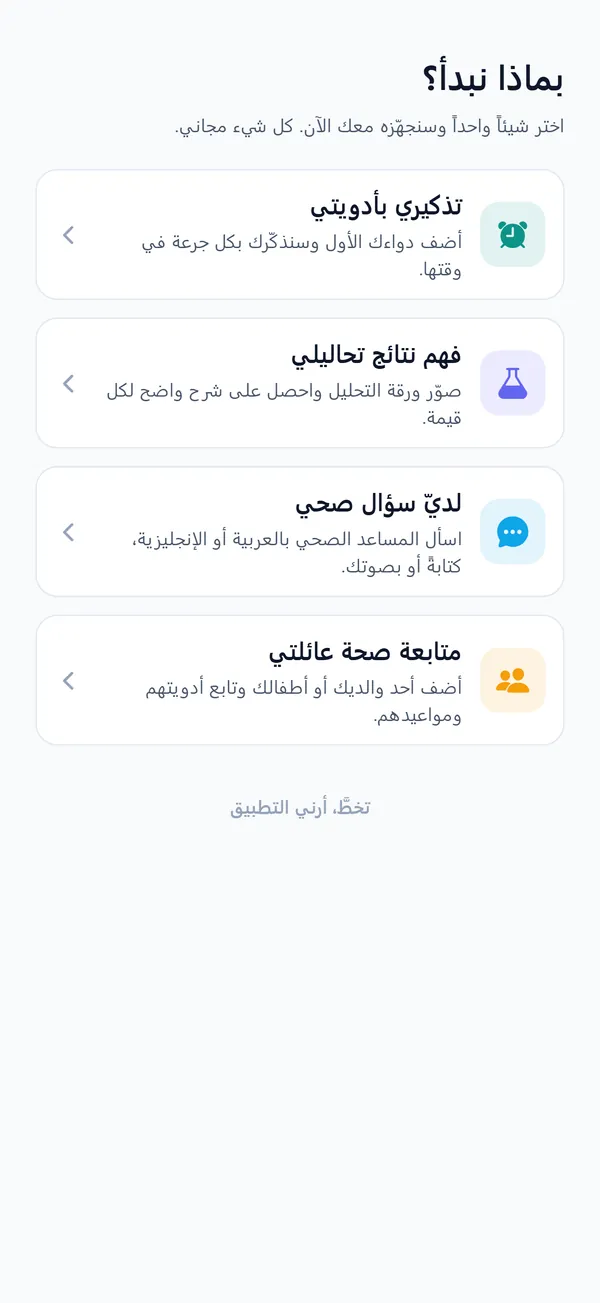
#> input picture images/home/screens/ar/first.webp, 600 x 1303 px, given in place of feature.png, which was not available
$ python build_home_assets.py
#> lines starting #> are read from the running program, lines starting #| are printed output that depends on the picture
"""Home page images: cinematic photographs and real app screenshots.

Not part of the per-build chain. Run it when the photographs or the app
screenshots change:

    python build_home_assets.py                      # defaults below
    python build_home_assets.py --screens <folder>   # a new capture set

Photographs come from the store-preview pipeline (GPT-6 renders, no text in
the art). Screenshots are the real app captured from its web build: drop a new
set into a folder laid out as <folder>/ar/*.png and <folder>/en/*.png with the
names in SCREENS and rerun. The page never references the PNGs; it uses the
AVIF and WebP written here, at fixed sizes so width/height in the HTML stay
true and nothing shifts while loading.
"""
import argparse
import os

from PIL import Image, ImageEnhance

BASE = os.path.dirname(os.path.abspath(__file__))
OUT = os.path.join(BASE, "images", "home")
HOME = os.path.expanduser("~")
ART = os.path.join(HOME, "OneDrive", "HQ", "09_Ventures", "Sihtak",
                   "Store-Previews-2026-11-19", "_pipeline", "art")
EXTRA_ART = os.path.join(HOME, ".claude", "tmp", "sihtak-cine", "gen")
SCREENS_SRC = os.path.join(HOME, "shots-sihtak", "raw")

# name -> (source file, focal x 0..1, focal y 0..1). Wide crops are 16:9 for
# full-bleed bands, tall crops 4:5 for cards and phones.
PHOTOS = {
    "hero": ("feature.png", 0.5, 0.55),
    "lounge": ("chat.png", 0.5, 0.45),
    "meal": ("family.png", 0.5, 0.5),
    "courtyard": ("free.png", 0.5, 0.5),
    "report": ("labs.png", 0.5, 0.5),
    "pills": ("meds.png", 0.5, 0.55),
    "door": ("privacy.png", 0.5, 0.5),
    "balcony": ("start.png", 0.5, 0.5),
}
SCREENS = ["first", "meds", "lab", "chat", "family", "home", "labs"]


def crop_to(im, ratio, fx, fy):
    w, h = im.size
    if w / h > ratio:
        nw = int(h * ratio)
        x = int(min(max(fx * w - nw / 2, 0), w - nw))
        return im.crop((x, 0, x + nw, h))
    nh = int(w / ratio)
    y = int(min(max(fy * h - nh / 2, 0), h - nh))
    return im.crop((0, y, w, y + nh))


def save_pair(im, path_noext, q_avif=50, q_webp=74):
    im.save(path_noext + ".avif", quality=q_avif, speed=6)
    im.save(path_noext + ".webp", quality=q_webp, method=6)


def photos():
    d = os.path.join(OUT, "photo")
    os.makedirs(d, exist_ok=True)
    for name, (src, fx, fy) in PHOTOS.items():
        p = os.path.join(EXTRA_ART, src)
        if not os.path.exists(p):
            p = os.path.join(ART, src)
        im = Image.open(p).convert("RGB")
#> im is the input picture: PIL image 600x1303 RGB; mean R, G, B 246.8, 248.6, 249.5
        # A touch less saturation and brightness: the page lays text and glows
        # over these, and the renders come out a little sweet.
        im = ImageEnhance.Color(im).enhance(0.9)
        wide = crop_to(im, 16 / 9, fx, fy)
#> in crop_to, `return im.crop((0, y, w, y + nh))`:
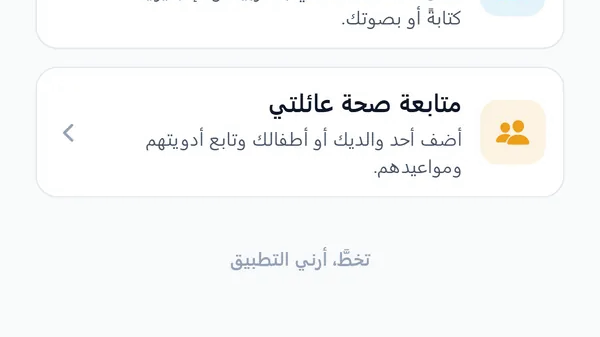
#> returned value: PIL image 600x337 RGB; mean R, G, B 247.8, 248.8, 248.5
        for w in (1600, 900):
            save_pair(wide.resize((w, int(w * 9 / 16)), Image.LANCZOS),
                      os.path.join(d, f"{name}-{w}"))
#> this loop made 2 passes
#> pass 1, in save_pair, `im.save(path_noext + ".avif", quality=q_avif, speed=6)`:
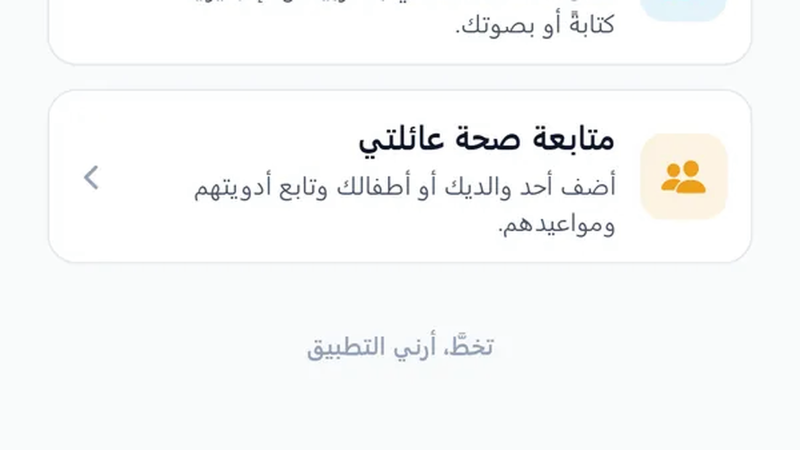
#> saved as hero-1600.avif: PIL image 1600x900 RGB (shown at 1/2 size); mean R, G, B 247.7, 248.7, 248.4
#> pass 2, in save_pair (call 2), `im.save(path_noext + ".avif", quality=q_avif, speed=6)`:
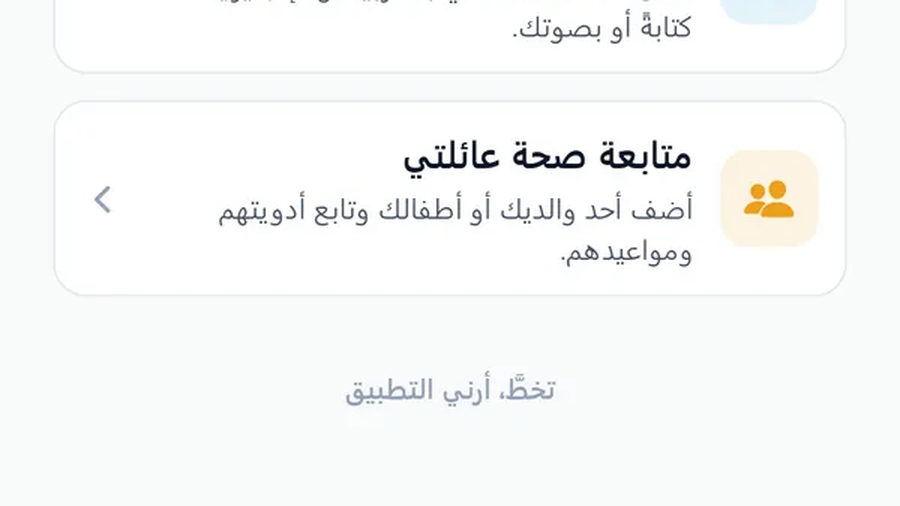
#> saved as hero-900.avif: PIL image 900x506 RGB; mean R, G, B 247.7, 248.7, 248.4
        tall = crop_to(im, 4 / 5, fx, fy)
#> call 2 of crop_to, with ratio = 0.8, fx = 0.5, fy = 0.55
#> in crop_to (call 2), `return im.crop((0, y, w, y + nh))`:
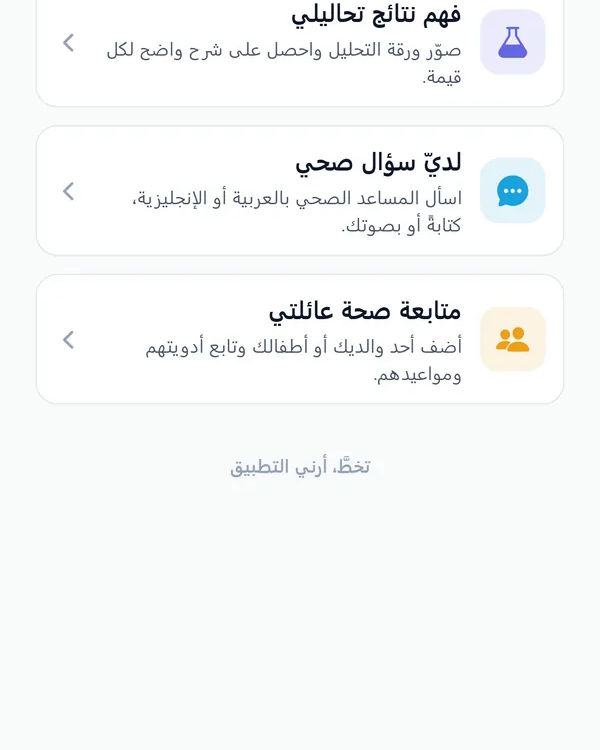
#> returned value: PIL image 600x750 RGB; mean R, G, B 246.8, 248.3, 248.6
        save_pair(tall.resize((640, 800), Image.LANCZOS), os.path.join(d, f"{name}-tall"))
        print("  photo", name)
#> pass 2 of the loop in photos, `for name, (src, fx, fy) in PHOTOS.items():`:
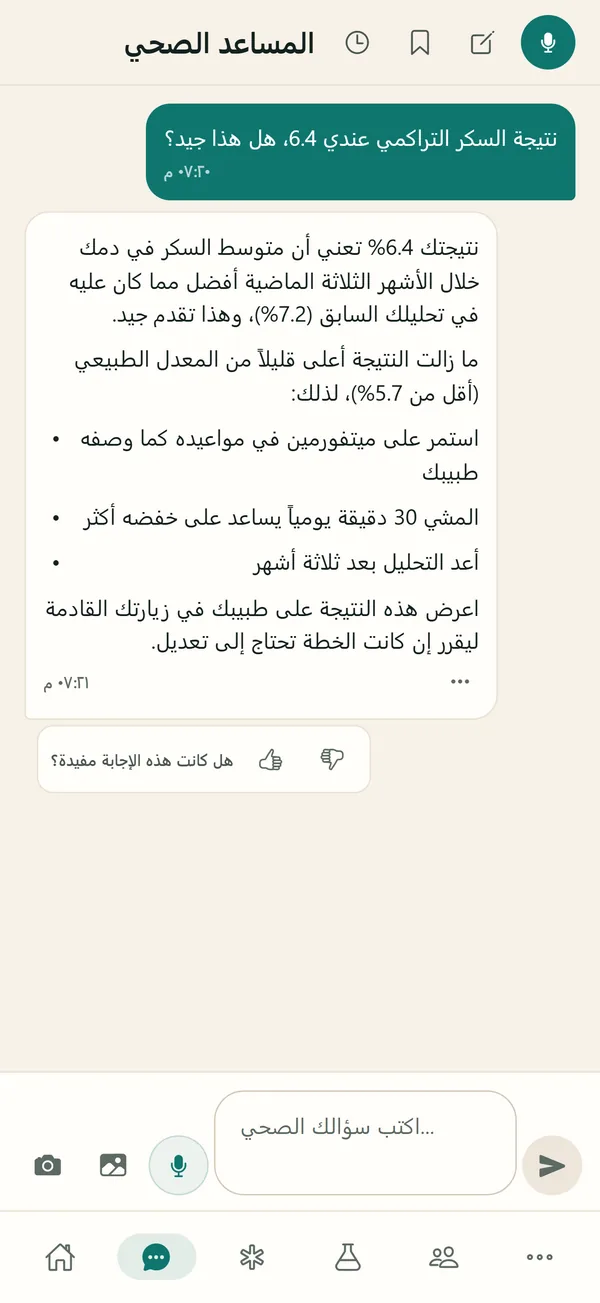
#> input picture images/home/screens/ar/chat.webp, 600 x 1303 px, given in place of chat.png, which was not available
#> in photos, im is the input picture: PIL image 600x1303 RGB; mean R, G, B 232.6, 236, 229.2
#> the loop in photos, `for w in (1600, 900):` made 2 passes
#> pass 1, in save_pair (call 4), `im.save(path_noext + ".avif", quality=q_avif, speed=6)`:
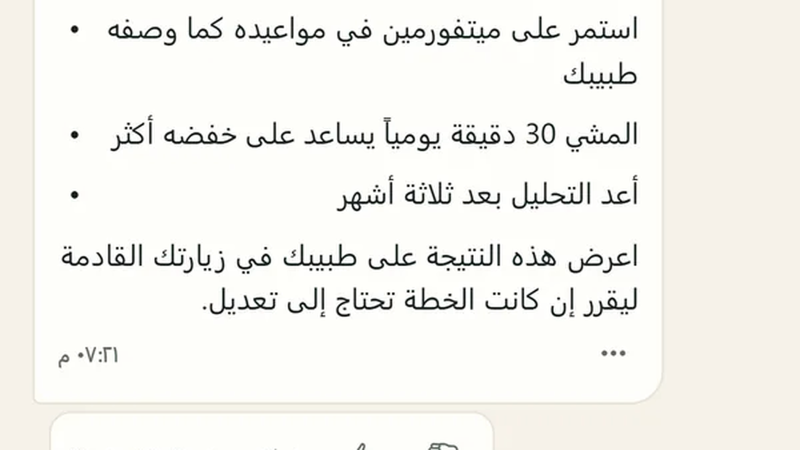
#> saved as lounge-1600.avif: PIL image 1600x900 RGB (shown at 1/2 size); mean R, G, B 243.7, 242.8, 237.9
#> in save_pair (call 6), `im.save(path_noext + ".avif", quality=q_avif, speed=6)`:
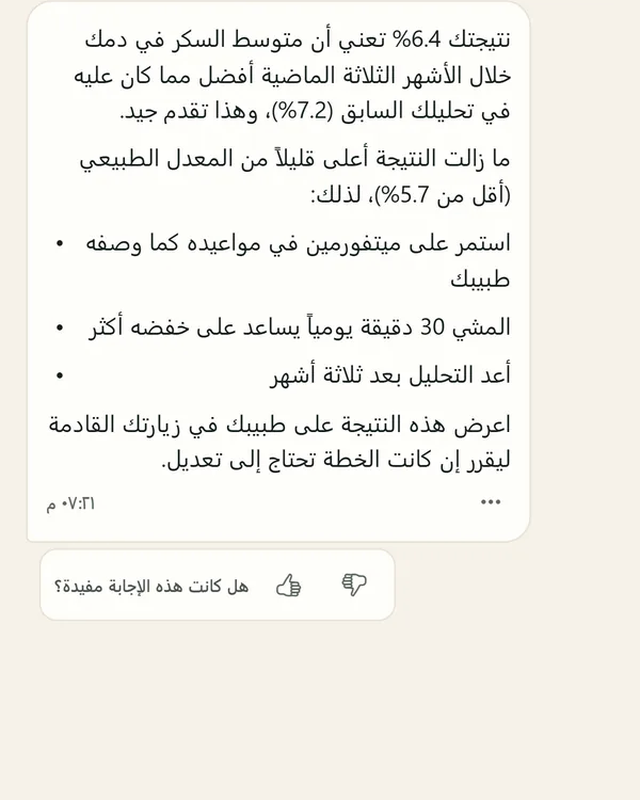
#> saved as lounge-tall.avif: PIL image 640x800 RGB; mean R, G, B 243.1, 241.5, 235.7
#> pass 3 of the loop in photos, `for name, (src, fx, fy) in PHOTOS.items():`:
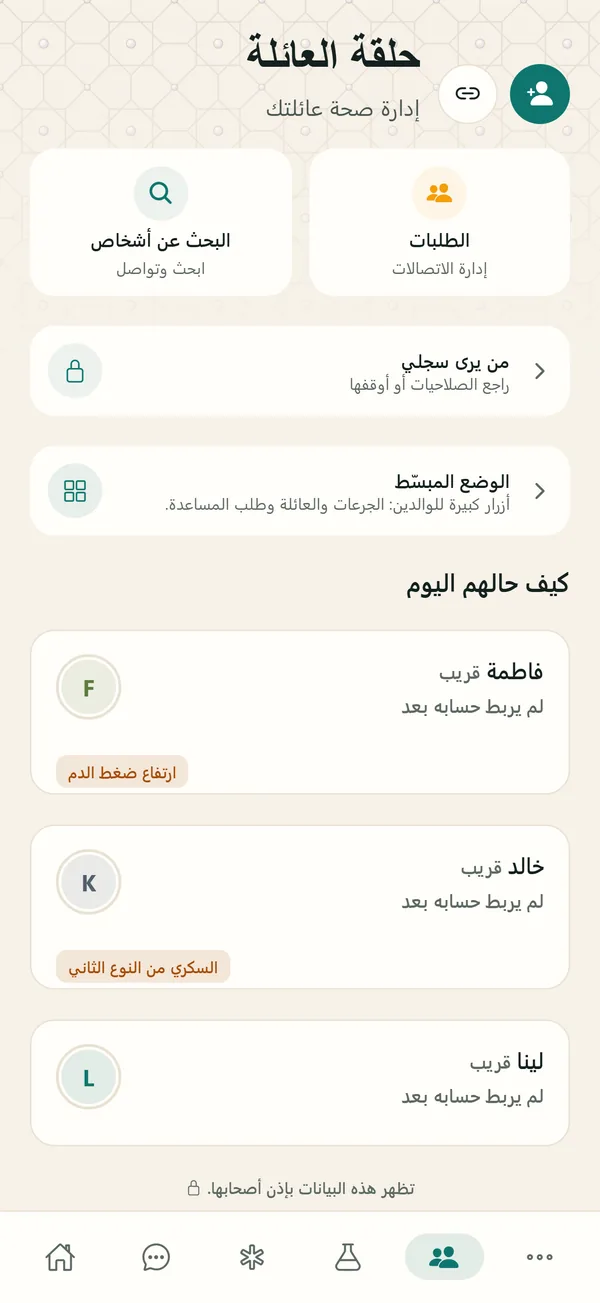
#> input picture images/home/screens/ar/family.webp, 600 x 1303 px, given in place of family.png, which was not available
#> in photos, im is the input picture: PIL image 600x1303 RGB; mean R, G, B 246.5, 244.5, 237.8
#> the loop in photos, `for w in (1600, 900):` made 2 passes
#> pass 1, in save_pair (call 7), `im.save(path_noext + ".avif", quality=q_avif, speed=6)`:
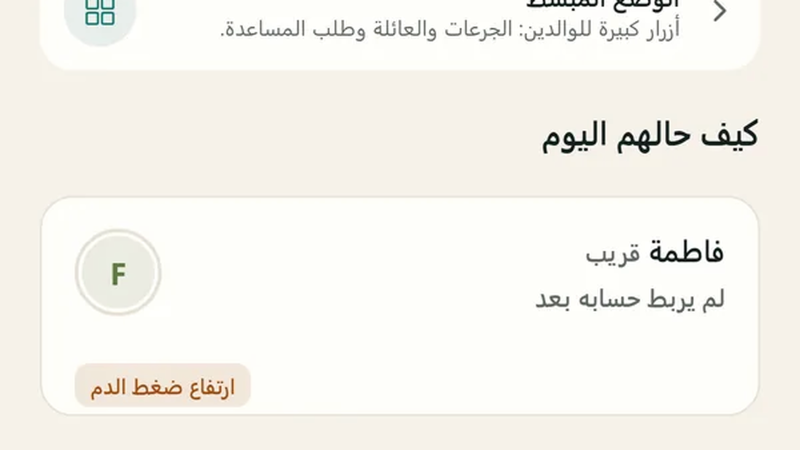
#> saved as meal-1600.avif: PIL image 1600x900 RGB (shown at 1/2 size); mean R, G, B 245.9, 244, 237.5
#> in crop_to (call 6), `return im.crop((0, y, w, y + nh))`:
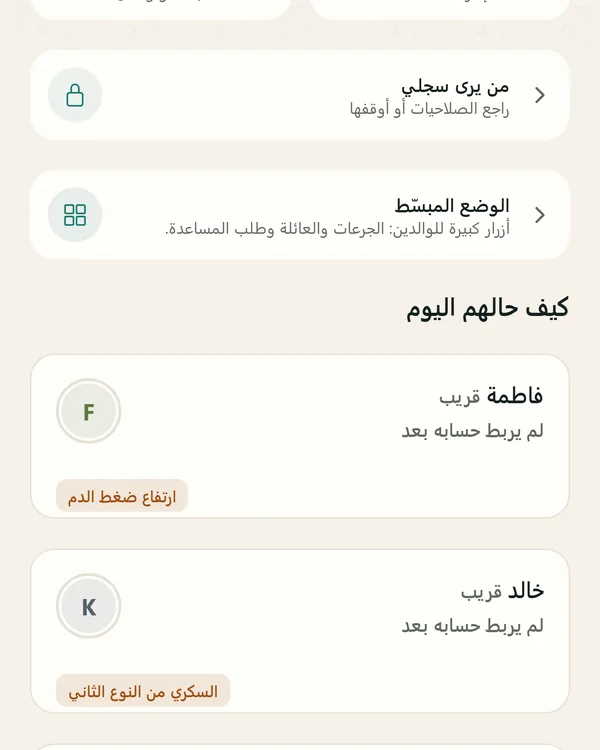
#> returned value: PIL image 600x750 RGB; mean R, G, B 247.3, 245.6, 239.4
#> the loop made 8 passes; the first 3 are shown


def screens(src):
    for lang in ("ar", "en"):
        d = os.path.join(OUT, "screens", lang)
        os.makedirs(d, exist_ok=True)
        for name in SCREENS:
            p = os.path.join(src, lang, name + ".png")
            if not os.path.exists(p):
                print("  missing", p)
                continue
            im = Image.open(p).convert("RGB")
            # 440x956 phone viewport at 3x. 600 wide covers a 300px phone at 2x.
            im = im.resize((600, int(600 * im.height / im.width)), Image.LANCZOS)
            save_pair(im, os.path.join(d, name), q_avif=60, q_webp=80)
        print("  screens", lang)


if __name__ == "__main__":
    ap = argparse.ArgumentParser()
    ap.add_argument("--screens", default=SCREENS_SRC)
    ap.add_argument("--only", choices=("photos", "screens"))
    a = ap.parse_args()
    if a.only != "screens":
#> (the run stopped early here; a loop or call above may not have finished)
